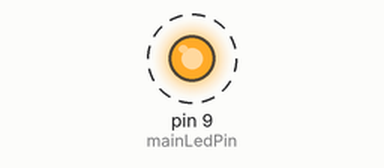
Bench run of a sketch on a simulated Arduino Uno, built with avr-gcc and run on an emulated ATmega328P. On the bench: output pins drawn as LEDs (lit = HIGH). Dashed ring = blinking.

Above: at 0.5 s.
Timing chart, 0 to 4.6 s (numbered marks = the images above):
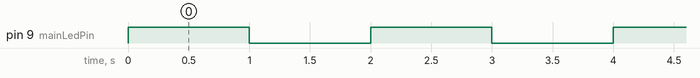

Measured:
- by itself, pin 9 (mainLedPin): alternates HIGH for 1.0 s and LOW for 1.0 s

The sketch:

copy_of_task_1.ino
```cpp
// Week 4 - Task 1 Template

int mainLedPin = 9;

void setup() {
  // TASK 1.1: Configure the mainLedPin so it can send power OUT to the bulb.
  // Hint: You need to set the "mode" of the pin.
  pinMode(mainLedPin,OUTPUT);

}

void loop() {
  // TASK 1.2: Write the command to keep the bulb ON permanently.
  // Hint: You are "writing" a "digital" signal that is "HIGH".
  digitalWrite(mainLedPin,HIGH);

  // TASK 1.3: Once it is on, try making it blink!
  // You will need to turn it OFF, but you also need a way to pause the program
  // between the ON and OFF commands.
  // Search online: "How to pause an Arduino program for a specific time?"
  delay(1000);
  digitalWrite(mainLedPin,LOW);
  delay(1000);
}
```
